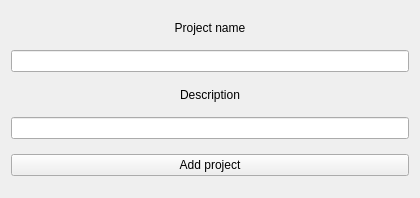
<?xml version="1.0" encoding="UTF-8"?>
<ui version="4.0">
 <class>add_project</class>
 <widget class="QWidget" name="add_project">
  <property name="geometry">
   <rect>
    <x>0</x>
    <y>0</y>
    <width>420</width>
    <height>198</height>
   </rect>
  </property>
  <property name="windowTitle">
   <string>Form</string>
  </property>
  <layout class="QGridLayout" name="gridLayout">
   <item row="0" column="0">
    <widget class="QLabel" name="name_label">
     <property name="maximumSize">
      <size>
       <width>16777215</width>
       <height>15</height>
      </size>
     </property>
     <property name="text">
      <string>Project name</string>
     </property>
     <property name="alignment">
      <set>Qt::AlignCenter</set>
     </property>
    </widget>
   </item>
   <item row="1" column="0">
    <widget class="QLineEdit" name="name_lineEdit"/>
   </item>
   <item row="4" column="0">
    <widget class="QPushButton" name="addProject">
     <property name="text">
      <string>Add project</string>
     </property>
    </widget>
   </item>
   <item row="2" column="0">
    <widget class="QLabel" name="description_label">
     <property name="maximumSize">
      <size>
       <width>16777215</width>
       <height>15</height>
      </size>
     </property>
     <property name="text">
      <string>Description</string>
     </property>
     <property name="alignment">
      <set>Qt::AlignCenter</set>
     </property>
    </widget>
   </item>
   <item row="3" column="0">
    <widget class="QLineEdit" name="description_lineEdit"/>
   </item>
  </layout>
 </widget>
 <resources/>
 <connections/>
</ui>
